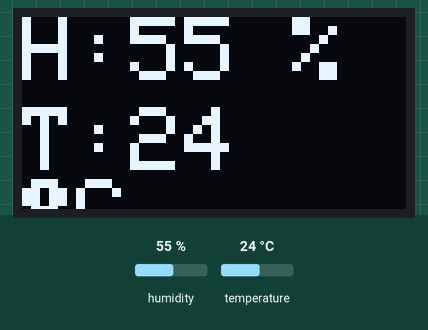
The sketch below on a simulated ESP8266 (NodeMCU). Shown: 128×64 one-colour display. The inputs (shaded band) are chosen by the test bench; at power-on: humidity 55 %, temperature 24 °C.

Above: at 2.9 s.
3.0 s: humidity set to 22 %
At 4.6 s:
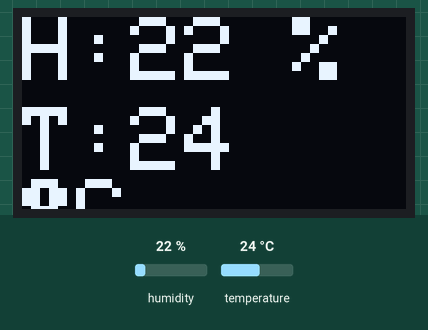
5.7 s: temperature set to 12 °C
At 6.6 s:
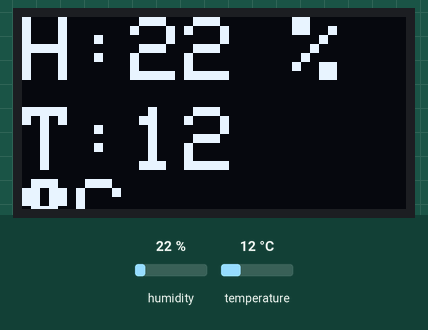
8.4 s: humidity set to 40 %
At 10.7 s:
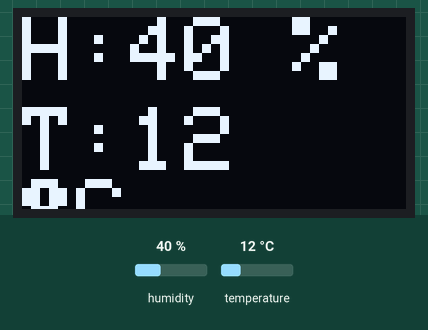
11.8 s: temperature set to 19 °C
At 12.7 s:
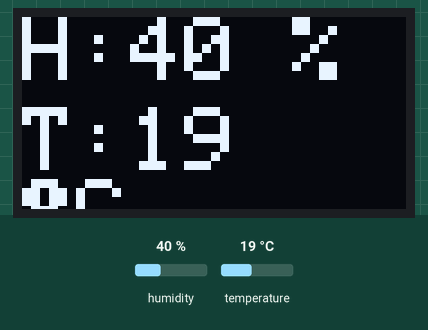
Timing chart, 0 to 14.8 s (numbered marks = the images above; inputs shaded):
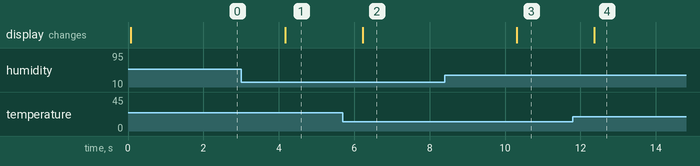

Measured:
- after the input at 3.0 s, the display: changes after 1.2 s (image 1)
- after the input at 5.7 s, the display: changes after 0.52 s (image 2)
- after the input at 8.4 s, the display: changes after 1.9 s (image 3)
- after the input at 11.8 s, the display: changes after 0.56 s (image 4)

The sketch:

NodeMCU_DHT11OLED.ino
```cpp
#include "DHT.h"
#include <Wire.h>
#include <SPI.h>
#include <Adafruit_GFX.h>
#include <Adafruit_SSD1306.h>
#define OLED_RESET -1
Adafruit_SSD1306 OLED(OLED_RESET);
#define DHTTYPE DHT11
#define DHTPIN  D4
DHT dht(DHTPIN, DHTTYPE, 15);
void setup()
{
  Serial.begin(115200);
  OLED.begin(SSD1306_SWITCHCAPVCC, 0x3C);
}
void loop()
{
  float h = dht.readHumidity();
  float t = dht.readTemperature();
  float f = dht.readTemperature(true);
  if (isnan(h) || isnan(t) || isnan(f))
  {
    Serial.println("Failed to read from DHT sensor!");
  }
  else
  {
    OLED.clearDisplay();
    OLED.setTextColor(WHITE);
    OLED.setCursor(0, 0);
    OLED.setTextSize(3);
    OLED.println(String("H:") + String(h, 0) + " %");
    OLED.setCursor(0, 30);
    OLED.println(String("T:") + String(t, 0) + " ");
    OLED.write(247);
    OLED.print("C");
    OLED.display();
  }
}
```
